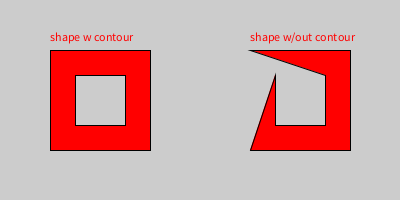
Frame 1 (no input)
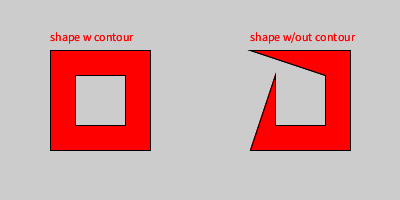
Frame 2 (the mouse pressed at the canvas centre, redrawn once)

The Processing sketch that drew these frames (run headless with seeded random() and noise(); the mouse was pressed at the canvas centre and the sketch redrawn once):

// Processing sketch: BugBeginContour3
// ── BugBeginContour3.pde
PShape s;
void setup() {
  size(400, 200);
  fill(255, 0, 0);
  noLoop();
}
void draw() {
  translate(50, 50);
  text("shape w contour", 0, -10);
  beginShape();
  fill(255, 0, 0);
  vertex(  0, 0);
  vertex(100, 0);
  vertex(100, 100);
  vertex(  0, 100);
  beginContour(); // begin contour
  vertex( 25, 25);
  vertex( 25, 75);
  vertex( 75, 75);
  vertex( 75, 25);
  endContour(); // end begin contour
  endShape(CLOSE);

  translate(200, 0);
  text("shape w/out contour", 0, -10);
  beginShape();
  fill(255, 0, 0);
  vertex(  0, 0);
  vertex(100, 0);
  vertex(100, 100);
  vertex(  0, 100);
  vertex( 25, 25); // no begin
  vertex( 25, 75);
  vertex( 75, 75);
  vertex( 75, 25);
  endShape(CLOSE); // no end
}
